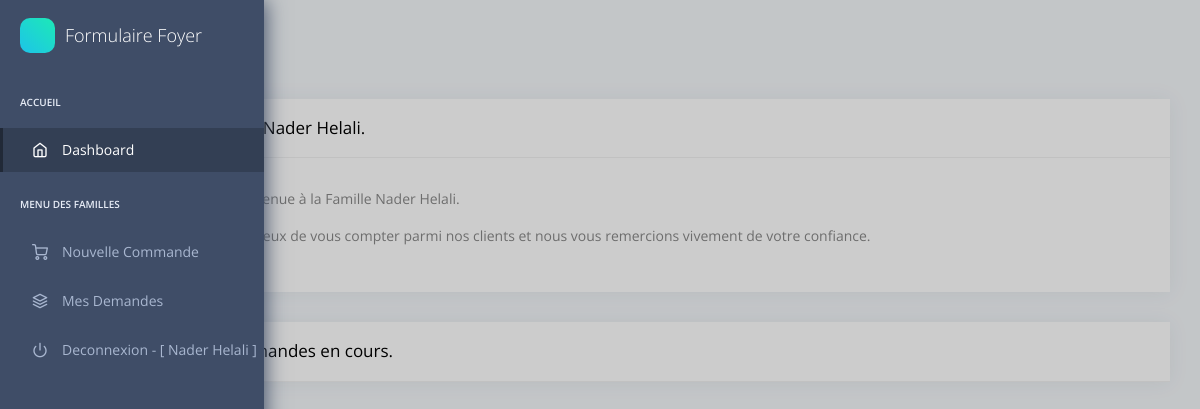
The page /1/choix/ on the database as committed earlier.
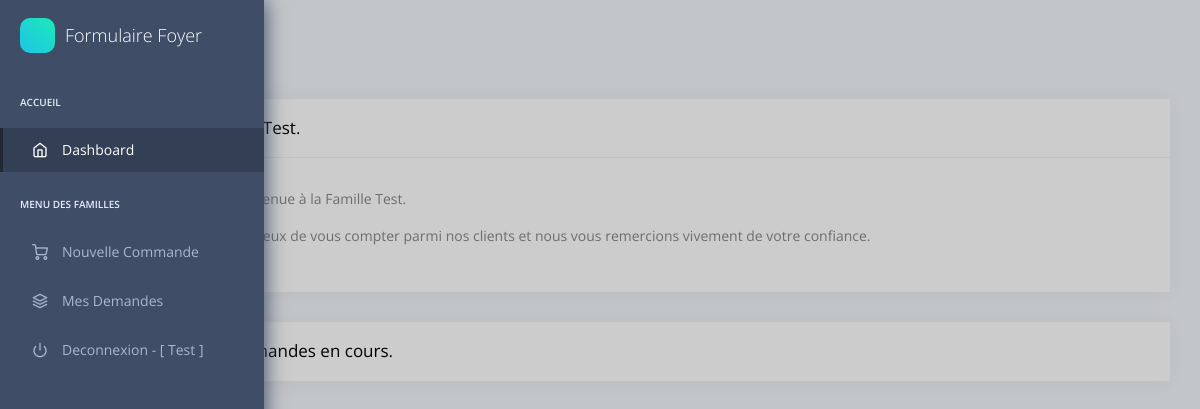
The same page on the database as committed later.
### forms/models.py (models this page shows, shortened)
class Compte(models.Model):
    nom = models.CharField(max_length=100)
    email = models.EmailField(max_length=100)
    mot_de_passe = models.CharField(max_length=100)
    numero_tel = models.CharField(max_length=100)
    adresse = models.CharField(max_length=100)
    ville = models.CharField(max_length=100)
    date_inscription = models.DateField(auto_now=True)
    membres = models.ManyToManyField(Membre)
    demandes = models.ManyToManyField(Demande)

### forms/views.py (the view)
# urls.py: path('<int:id>/choix/', views.choix),
def choix(request,id):
    c = Compte.objects.get(id=id)
    nbDemandes = len(c.demandes.all())
    return render(request, 'forms/choix.html', locals())

### forms/templates/forms/choix.html (shortened to what the changed rows need)
<head>
    <link rel="stylesheet" href="/static/assets/fonts/fontawesome/css/fontawesome-all.min.css">
    <link rel="stylesheet" href="/static/assets/plugins/animation/css/animate.min.css">
    <link rel="stylesheet" href="/static/assets/css/style.css">
</head>
<nav class="pcoded-navbar">
    <div class="navbar-wrapper">
        <div class="navbar-content scroll-div">
            <ul class="nav pcoded-inner-navbar">
                <li data-username="Disabled Menu" class="nav-item">
                    <a href={% url 'logout' %} class="nav-link">
                        <span class="pcoded-micon">
                            <i class="feather icon-power"></i>
                        </span>
                        <span class="pcoded-mtext">Deconnexion - [ {{c.nom}} ]</span>
                    </a>
                </li>
            </ul>
        </div>
    </div>
</nav>
<div class="pcoded-main-container">
    <div class="pcoded-wrapper">
<div class="pcoded-content">
    <div class="pcoded-inner-content">
        <div class="main-body">
            <div class="page-wrapper">
                <div class="row">
                    <div class="col-sm-12">
                        <div class="card">
                            <div class="card-header">
                                <h5>ID : {{id}} -- Bonjour {{c.nom}}.</h5>
                            </div>
                            <div class="card-block">
                                <p>Tout d'abord, Bienvenue à la Famille {{c.nom}}.
                                </p>
                                <p>Nous sommes heureux de vous compter parmi nos clients et nous vous remercions vivement de votre confiance.
                                </p>
                            </div>
                        </div>
                    </div>
                </div>
            </div>
        </div>
    </div>
</div>
    </div>
</div>
</body>
</html>

Rows that differ between the two databases and show on the page:
changed Compte: nom "Nader Helali" → "Test"
